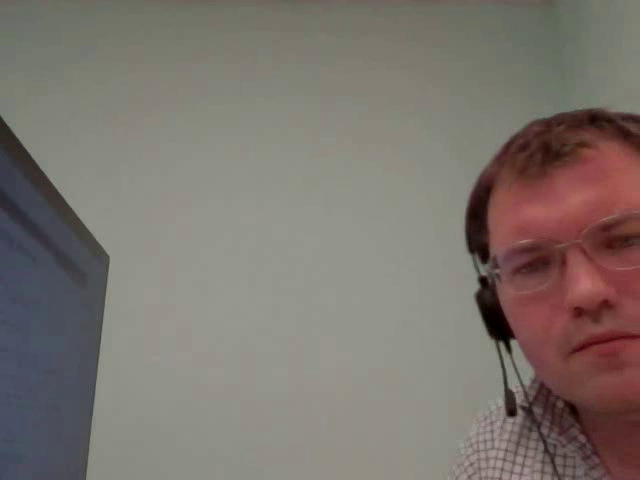
#> input picture frame 14 of fifth_lab/output.mov, 640 x 480 px, given in place of the camera
$ python t.py
#> lines starting #> are read from the running program, lines starting #| are printed output that depends on the picture; after the words box and inside, x2 and y2 are one past the last pixel; in counts of white or black regions, pixels touching at a corner belong together
import cv2
import numpy as np

def readWriteTOFile():

    video = cv2.VideoCapture(0)
    ok, frame = video.read()
#> frame is the input picture: shape (480, 640, 3); mean B, G, R 109.6, 116.3, 124
    w = int(video.get(cv2.CAP_PROP_FRAME_WIDTH))
    h = int(video.get(cv2.CAP_PROP_FRAME_HEIGHT))
    fourcc = cv2.VideoWriter_fourcc(*'XVID')
    video_writer = cv2.VideoWriter("output.mov", fourcc, 25, (w, h))


    while True:
        ok, frame = video.read()
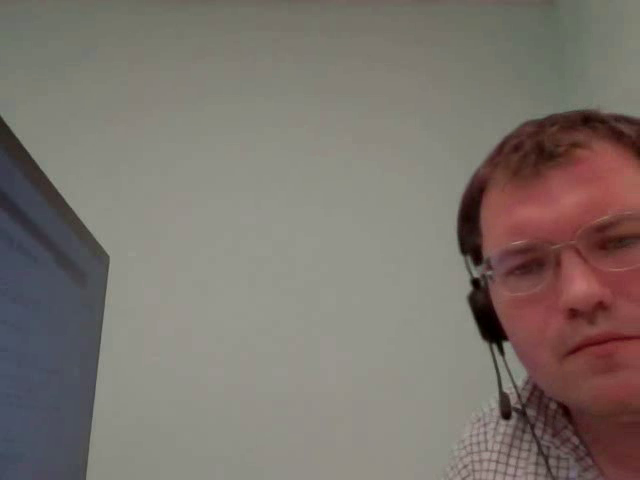
#> input picture frame 15 of fifth_lab/output.mov, 640 x 480 px, given in place of the camera
#> frame is the input picture: shape (480, 640, 3); mean B, G, R 108.9, 115.6, 123.8

        hsv = cv2.cvtColor(frame, cv2.COLOR_BGR2HSV)
#> hsv: shape (480, 640, 3); mean H, S, V 36.6, 41.7, 125.9

            # Задание 2: Применяем фильтрацию для красной части
        lower_red = np.array([0, 100, 100])  # Нижний порог для красной компоненты
        upper_red = np.array([10, 255, 255])  # Верхний порог для красной компоненты

        mask = cv2.inRange(hsv, lower_red, upper_red)  # Создаем маску для красной части
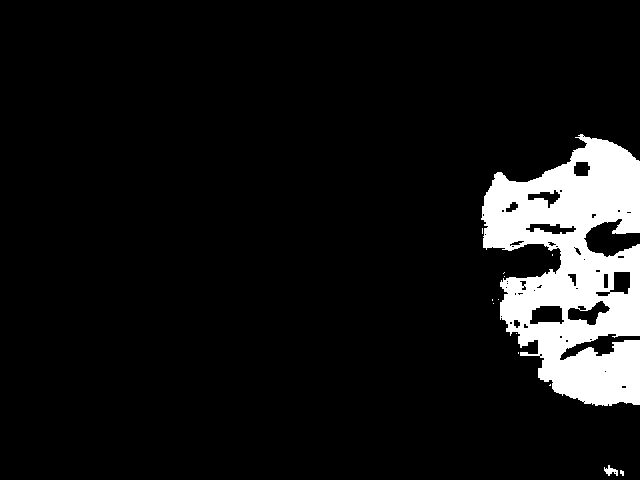
#> mask: shape (480, 640); 8.5% white; 13 white regions (11 under 20 px), largest, box (x1, y1, x2, y2) and area: (481, 134, 640, 406) 25860, (604, 465, 618, 476) 80

        # Отображаем только красную часть изображения
        red_only = cv2.bitwise_and(frame, frame, mask=mask)
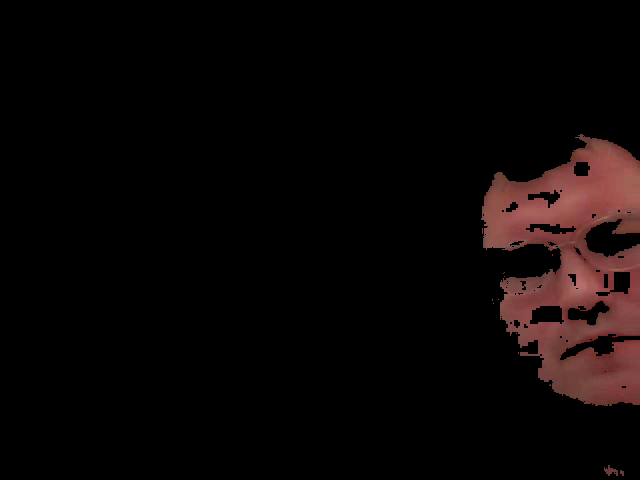
#> red_only: shape (480, 640, 3); mean B, G, R 5.7, 6, 11.1

        cv2.imshow('frame', red_only)
        video_writer.write(red_only)
        if cv2.waitKey(1) & 0xFF == ord('q'):
#> (key q is pressed here)
            break

    video.release()
    cv2.destroyAllWindows()

readWriteTOFile()

$ run again, starting later in the video
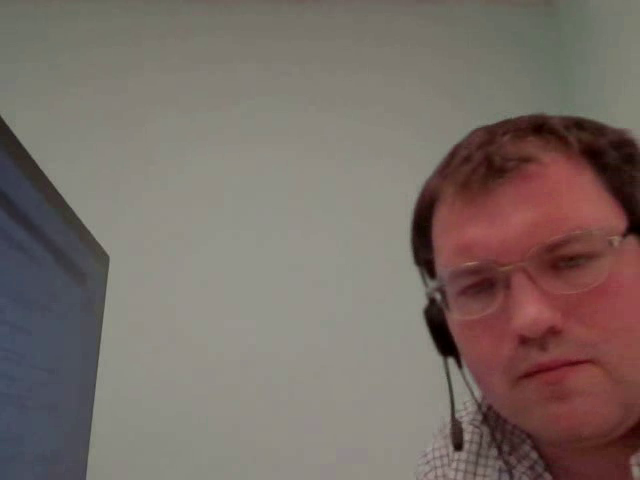
#> input picture frame 66 of fifth_lab/output.mov, 640 x 480 px, given in place of the camera
#> in readWriteTOFile, frame is the input picture: shape (480, 640, 3); mean B, G, R 102.8, 108.8, 121
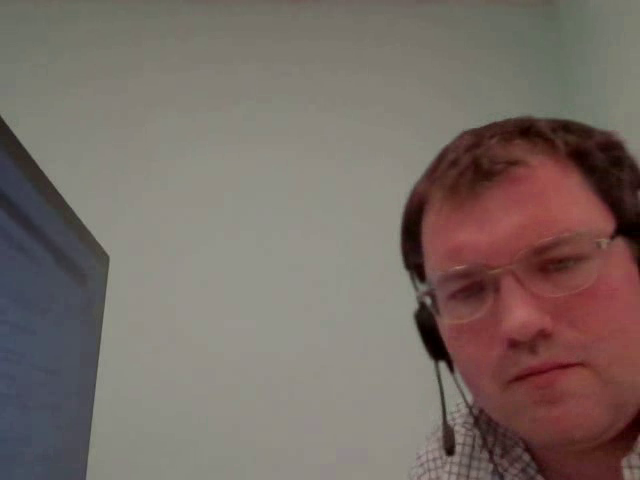
#> input picture frame 67 of fifth_lab/output.mov, 640 x 480 px, given in place of the camera
#> in readWriteTOFile, frame is the input picture: shape (480, 640, 3); mean B, G, R 101.5, 107.7, 120
#> hsv: shape (480, 640, 3); mean H, S, V 33.5, 51.8, 121.9
#> mask: shape (480, 640); 11.5% white; 20 white regions (19 under 20 px), largest, box (x1, y1, x2, y2) and area: (422, 147, 640, 438) 35145
#> in readWriteTOFile, `red_only = cv2.bitwise_and(frame, frame, mask=mask)`:
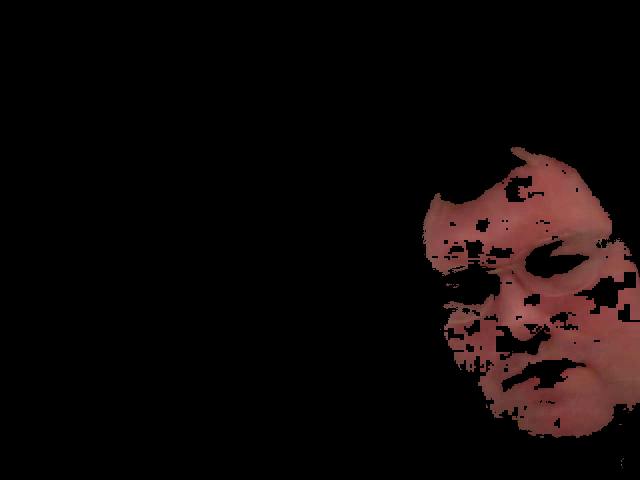
#> red_only: shape (480, 640, 3); mean B, G, R 7.3, 7.8, 14.8

$ run again, starting later in the video
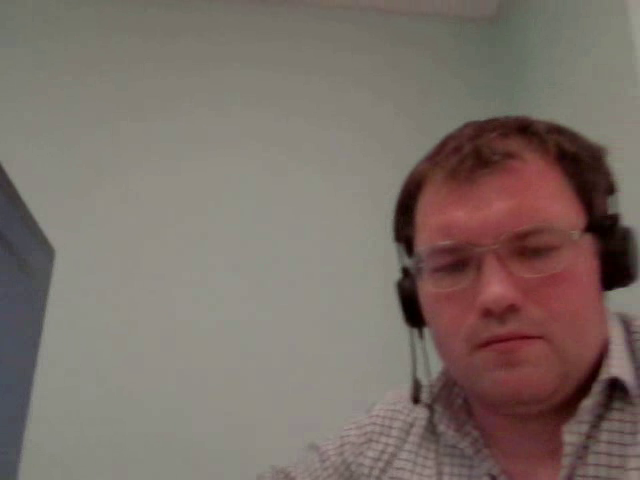
#> input picture frame 118 of fifth_lab/output.mov, 640 x 480 px, given in place of the camera
#> in readWriteTOFile, frame is the input picture: shape (480, 640, 3); mean B, G, R 104.3, 111.2, 123.4
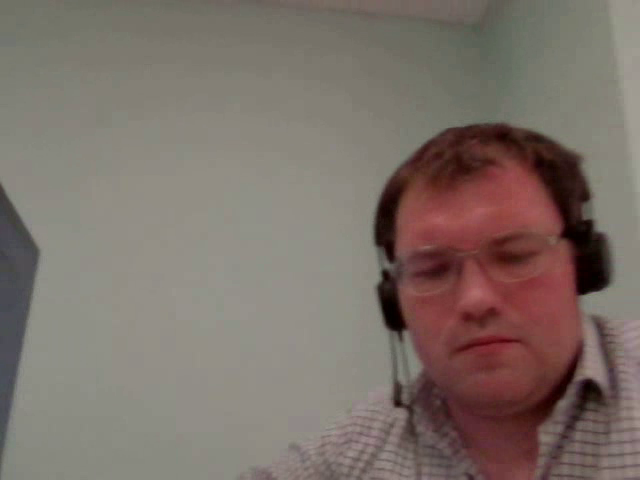
#> input picture frame 119 of fifth_lab/output.mov, 640 x 480 px, given in place of the camera
#> in readWriteTOFile, frame is the input picture: shape (480, 640, 3); mean B, G, R 105.4, 112.7, 124.6
#> hsv: shape (480, 640, 3); mean H, S, V 30.7, 47.1, 125.1
#> mask: shape (480, 640); 8.3% white; 22 white regions (19 under 20 px), largest, box (x1, y1, x2, y2) and area: (396, 152, 582, 398) 24730, (502, 448, 535, 480) 444, (490, 448, 500, 468) 78
#> in readWriteTOFile, `red_only = cv2.bitwise_and(frame, frame, mask=mask)`:
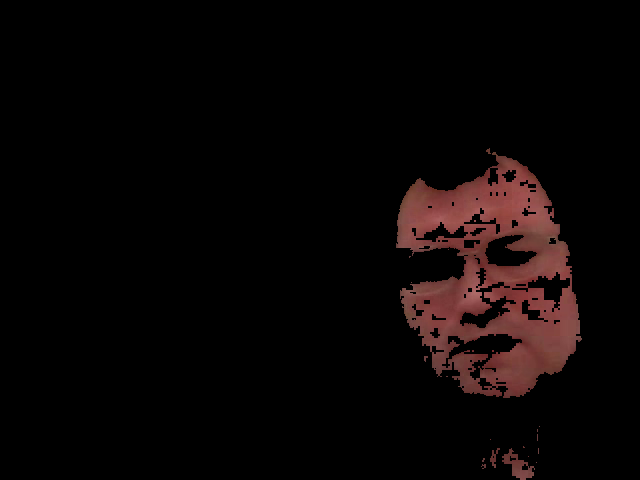
#> red_only: shape (480, 640, 3); mean B, G, R 5.2, 5.5, 10.5
